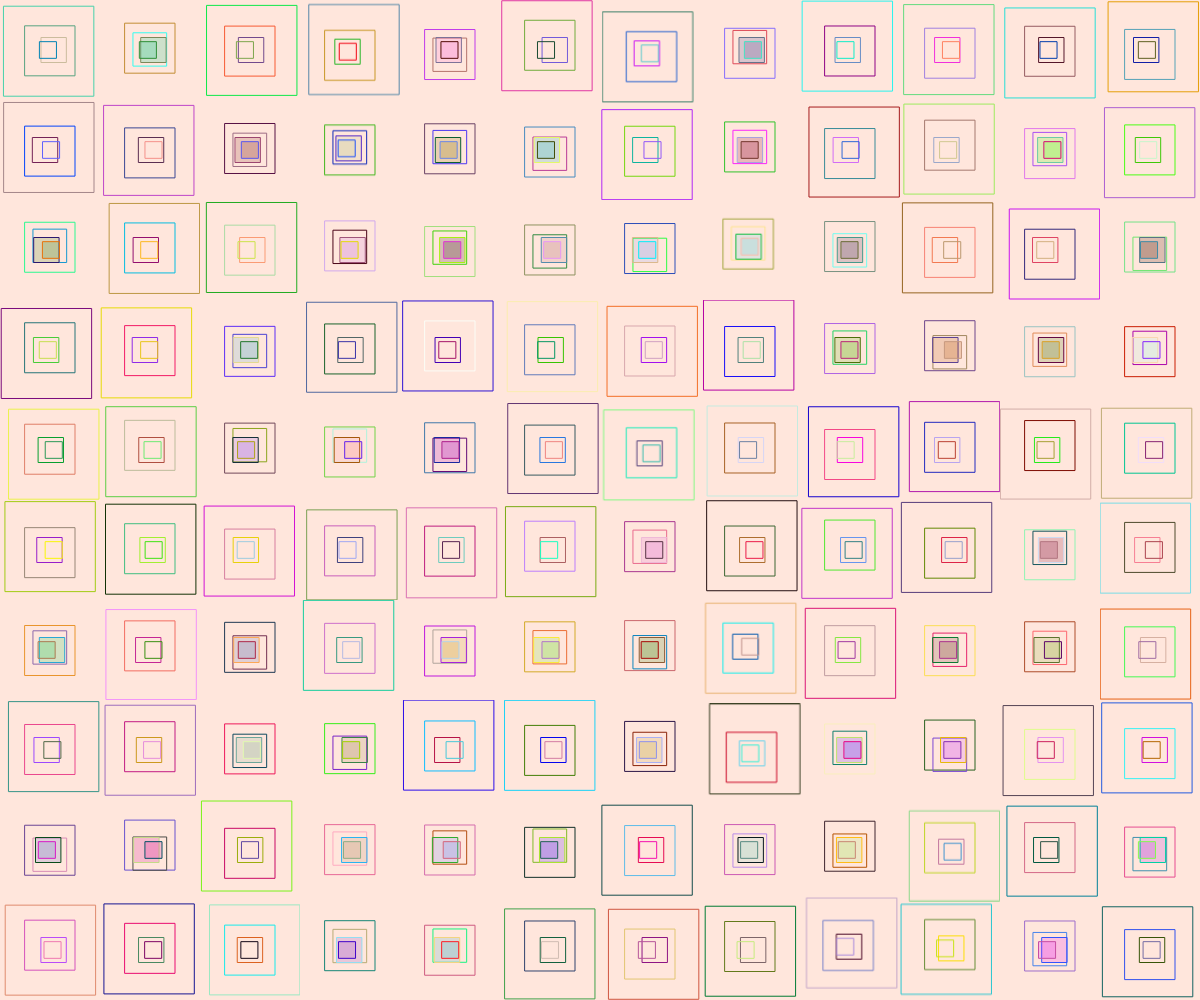
Frame 1 (no input)
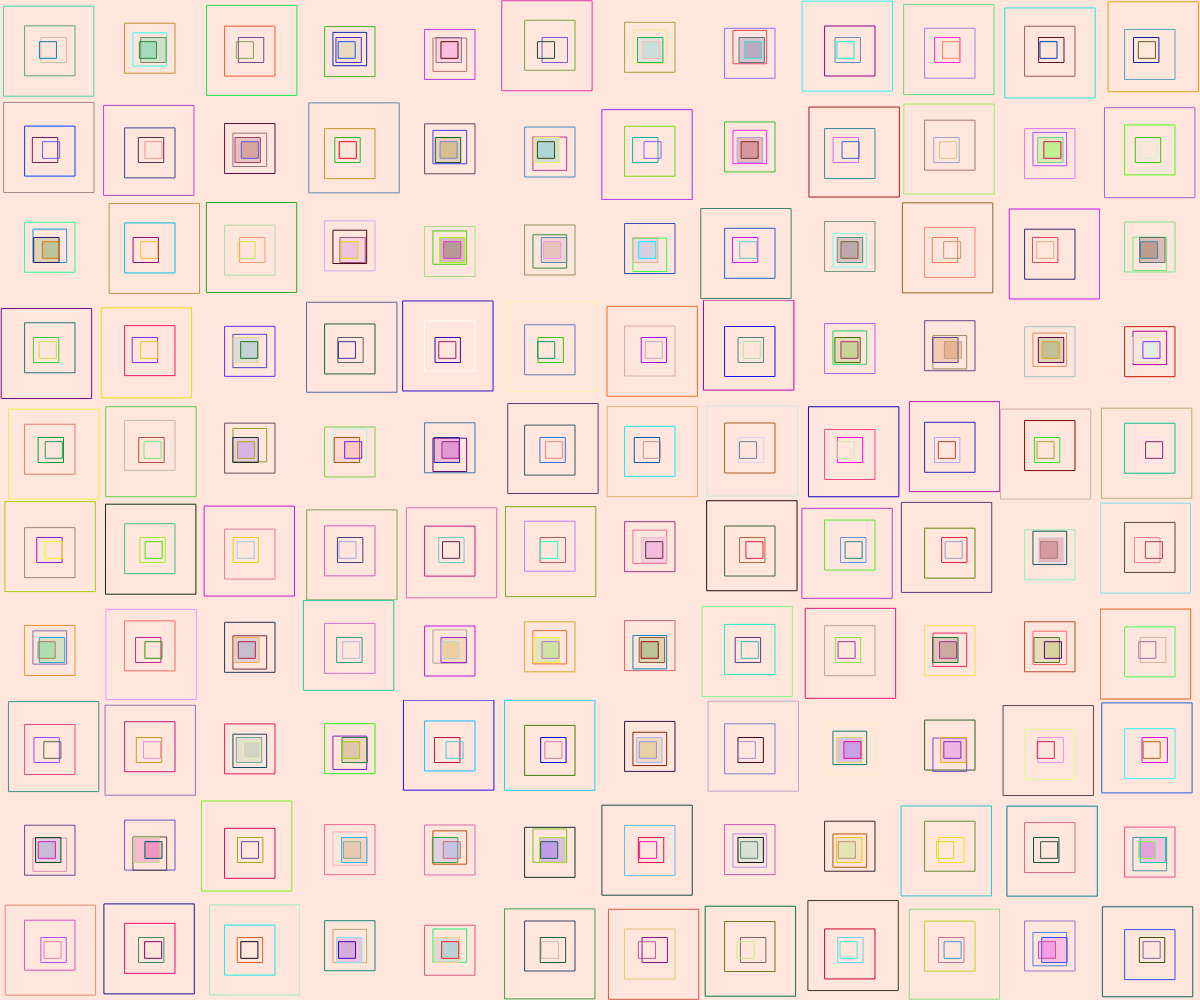
Frame 60 (no input)
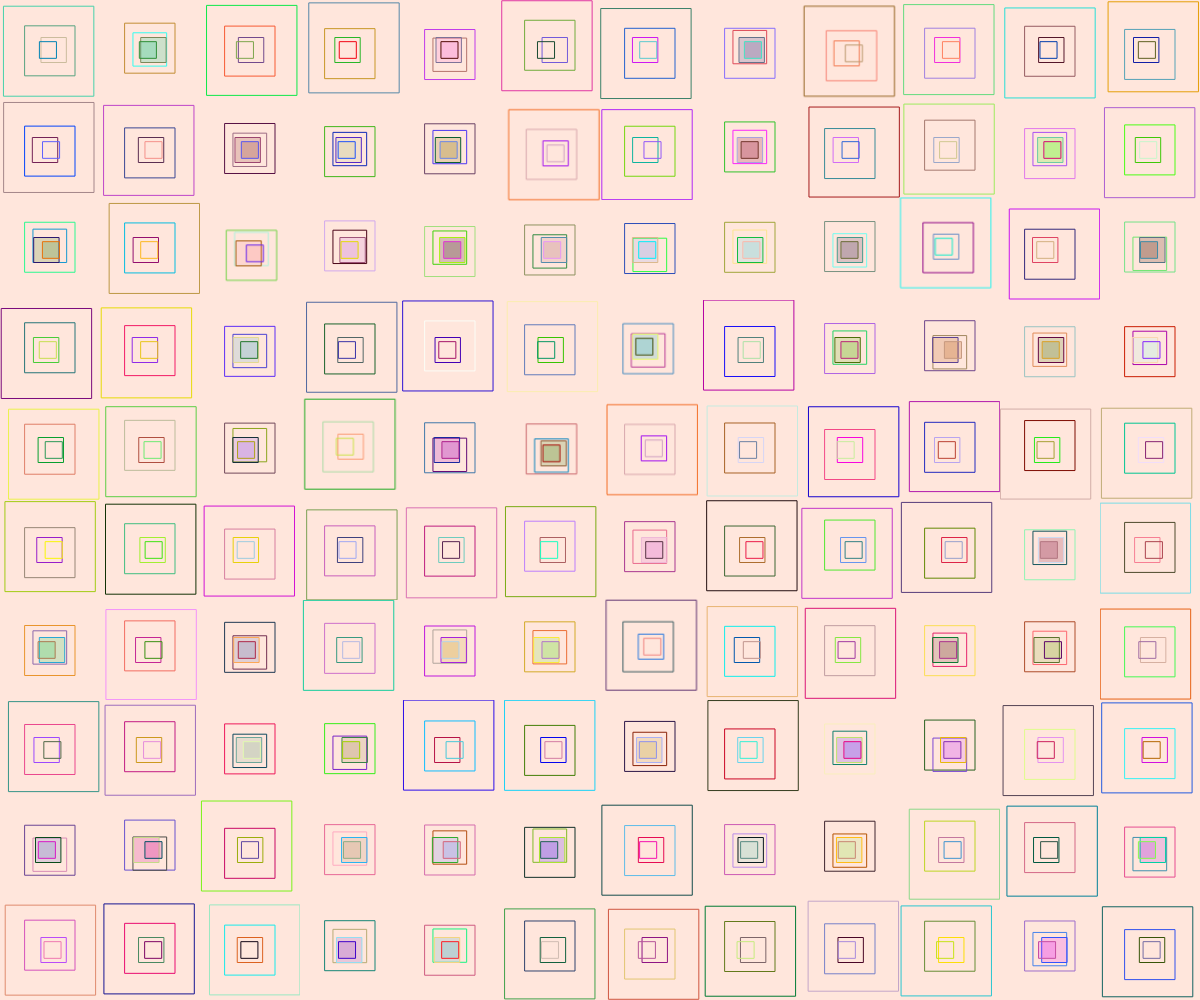
Frame 120 (the mouse pressed at the canvas centre since frame 60)

The p5.js sketch that drew these frames (run headless with seeded random() and noise() and a simulated clock; from frame 60 on, the mouse is pressed at the canvas centre):

// p5.js sketch
// ── sketch.js
/*
Inspired by "De La Serie (Des) Ordres" by Vera Molnár, 1974
Plotter drawing in ink on Benson plotter paper 	 	
*/

let cellSize;
let positions = [];
let cellImages = [];
let swapPairs = [];
let swapFrameCount = 0;
let swapDuration = 60; // Duration of the swap animation in frames
let seed = 0;

function setup() {
  createCanvas(windowWidth, windowHeight);
  rectMode(CENTER);
  initializePositions();
  createCellImages();
  createSwapPairs();
}

function draw() {
  background(255, 230, 220);
  noFill();
  stroke(2);
  cellSize = min(width / 10, height / 10);

  if (swapFrameCount < swapDuration) {
    swapFrameCount++;
  } else {
    swapFrameCount = 0;
    createSwapPairs();
  }

  // Clear the original positions of the cells being swapped
  for (let i = 0; i < swapPairs.length; i++) {
    let pair = swapPairs[i];
    let pos1 = positions[pair.index1];
    let pos2 = positions[pair.index2];

    if (pos1 && pos2) {
      fill(255, 230, 220);
      noStroke();
      rect(pos1.x + cellSize / 2, pos1.y + cellSize / 2, cellSize, cellSize);
      rect(pos2.x + cellSize / 2, pos2.y + cellSize / 2, cellSize, cellSize);
    }
  }

  // Draw the static cells
  for (let i = 0; i < positions.length; i++) {
    let x = positions[i].x;
    let y = positions[i].y;
    if (x !== undefined && y !== undefined) {
      image(cellImages[i], x, y, cellSize, cellSize);
    }
  }

  // Draw the moving cells
  animateSwaps();
}

function initializePositions() {
  positions = [];
  cellSize = min(width / 10, height / 10);
  for (let x = 0; x < width; x += cellSize) {
    for (let y = 0; y < height; y += cellSize) {
      positions.push({ x: x, y: y });
    }
  }
}

function createCellImages() {
  randomSeed(seed);
  cellImages = [];
  for (let i = 0; i < positions.length; i++) {
    let pg = createGraphics(cellSize, cellSize);
    pg.rectMode(CENTER);
    pg.noFill();
    pg.stroke(2);

    let chance = random(1);
    if (chance < 0.5) {
      pg.noFill();
      pg.stroke(random(255), random(255), random(255));
      pg.square(cellSize / 2 + random(-5, 5), cellSize / 2 + random(-5, 5), cellSize - 10);
      pg.stroke(random(255), random(255), random(255));
      pg.square(cellSize / 2, cellSize / 2 + random(-5, 5), cellSize / 2);
      pg.stroke(random(255), random(255), random(255));
      pg.square(cellSize / 2 + random(-5, 5), cellSize / 2, cellSize / 4);
      pg.stroke(random(255), random(255), random(255));
      pg.square(cellSize / 2 + random(-5, 5), cellSize / 2, cellSize / 6);
    } else {
      pg.noFill();
      pg.stroke(random(255), random(255), random(255));
      pg.square(cellSize / 2, cellSize / 2 + random(-5, 5), cellSize / 2);
      pg.stroke(random(255), random(255), random(255));
      pg.square(cellSize / 2, cellSize / 2 + random(-5, 5), cellSize / 3);
      pg.stroke(random(255), random(255), random(255));
      pg.fill(random(255), random(255), random(255), 50);
      pg.square(cellSize / 2 + random(-5, 5), cellSize / 2, cellSize / 4);
      pg.stroke(random(255), random(255), random(255));
      pg.square(cellSize / 2 + random(-5, 5), cellSize / 2, cellSize / 6);
    }

    cellImages.push(pg);
  }
}

function createSwapPairs() {
  swapPairs = [];
  let numPairs = 5; // Number of pairs to swap
  for (let i = 0; i < numPairs; i++) {
    let index1 = floor(random(positions.length));
    let index2 = getAdjacentIndex(index1);
    if (index2 !== undefined) {
      swapPairs.push({ index1: index1, index2: index2 });
    }
  }
}

function getAdjacentIndex(index) {
  let adjacentIndices = [];
  let cols = floor(width / cellSize);
  let rows = floor(height / cellSize);

  // Calculate row and column of the current index
  let row = floor(index / cols);
  let col = index % cols;

  // Add adjacent indices (left, right, top, bottom)
  if (col > 0) adjacentIndices.push(index - 1); // Left
  if (col < cols - 1) adjacentIndices.push(index + 1); // Right
  if (row > 0) adjacentIndices.push(index - cols); // Top
  if (row < rows - 1) adjacentIndices.push(index + cols); // Bottom

  // Return a random adjacent index
  return adjacentIndices.length > 0 ? random(adjacentIndices) : undefined;
}

function animateSwaps() {
  for (let i = 0; i < swapPairs.length; i++) {
    let pair = swapPairs[i];
    let pos1 = positions[pair.index1];
    let pos2 = positions[pair.index2];

    if (pos1 && pos2) {
      let t = swapFrameCount / swapDuration;
      let x1 = lerp(pos1.x, pos2.x, t);
      let y1 = lerp(pos1.y, pos2.y, t);
      let x2 = lerp(pos2.x, pos1.x, t);
      let y2 = lerp(pos2.y, pos1.y, t);

      // Clear the original positions
      fill(255, 230, 220);
      noStroke();
      rect(pos1.x + cellSize / 2, pos1.y + cellSize / 2, cellSize, cellSize);
      rect(pos2.x + cellSize / 2, pos2.y + cellSize / 2, cellSize, cellSize);

      image(cellImages[pair.index1], x1, y1, cellSize, cellSize);
      image(cellImages[pair.index2], x2, y2, cellSize, cellSize);
    }
  }
}

function mouseClicked() {
  seed = millis(); // Update the seed based on the current time
  createCellImages();
  createSwapPairs();
}

function windowResized() {
  resizeCanvas(windowWidth, windowHeight);
  initializePositions();
  createCellImages();
  createSwapPairs();
}
